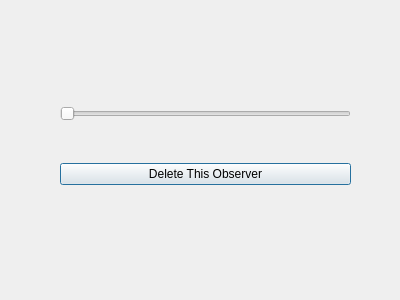
<?xml version="1.0" encoding="UTF-8"?>
<ui version="4.0">
 <class>ObserverDialog</class>
 <widget class="QDialog" name="ObserverDialog">
  <property name="geometry">
   <rect>
    <x>0</x>
    <y>0</y>
    <width>400</width>
    <height>300</height>
   </rect>
  </property>
  <property name="windowTitle">
   <string>Dialog</string>
  </property>
  <widget class="QWidget" name="layoutWidget">
   <property name="geometry">
    <rect>
     <x>60</x>
     <y>70</y>
     <width>291</width>
     <height>151</height>
    </rect>
   </property>
   <layout class="QVBoxLayout" name="verticalLayout">
    <item>
     <widget class="QSlider" name="horizontalSlider">
      <property name="orientation">
       <enum>Qt::Horizontal</enum>
      </property>
     </widget>
    </item>
    <item>
     <widget class="QPushButton" name="ObserverDeleteButton">
      <property name="text">
       <string>Delete This Observer</string>
      </property>
     </widget>
    </item>
   </layout>
  </widget>
 </widget>
 <resources/>
 <connections>
  <connection>
   <sender>ObserverDeleteButton</sender>
   <signal>clicked()</signal>
   <receiver>ObserverDialog</receiver>
   <slot>close()</slot>
   <hints>
    <hint type="sourcelabel">
     <x>219</x>
     <y>172</y>
    </hint>
    <hint type="destinationlabel">
     <x>343</x>
     <y>225</y>
    </hint>
   </hints>
  </connection>
 </connections>
</ui>
